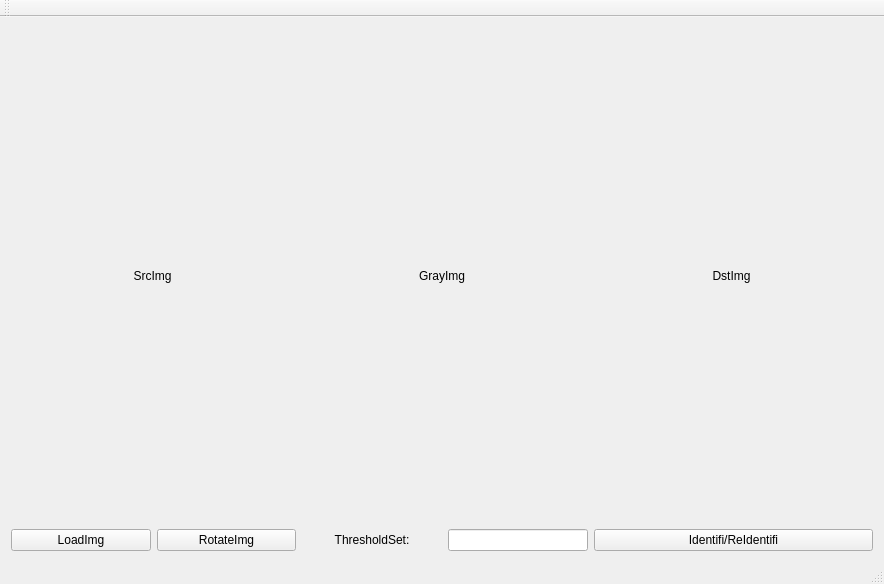
<?xml version="1.0" encoding="UTF-8"?>
<ui version="4.0">
 <class>LaserLine</class>
 <widget class="QMainWindow" name="LaserLine">
  <property name="geometry">
   <rect>
    <x>0</x>
    <y>0</y>
    <width>884</width>
    <height>584</height>
   </rect>
  </property>
  <property name="windowTitle">
   <string>LaserLine</string>
  </property>
  <widget class="QWidget" name="centralWidget">
   <layout class="QVBoxLayout" name="verticalLayout_2">
    <item>
     <layout class="QHBoxLayout" name="horizontalLayout" stretch="1,1,1">
      <item>
       <widget class="QLabel" name="label_SrcImg">
        <property name="text">
         <string>SrcImg</string>
        </property>
        <property name="alignment">
         <set>Qt::AlignCenter</set>
        </property>
       </widget>
      </item>
      <item>
       <widget class="QLabel" name="label_GrayImg">
        <property name="text">
         <string>GrayImg</string>
        </property>
        <property name="alignment">
         <set>Qt::AlignCenter</set>
        </property>
       </widget>
      </item>
      <item>
       <widget class="QLabel" name="label_DstImg">
        <property name="text">
         <string>DstImg</string>
        </property>
        <property name="alignment">
         <set>Qt::AlignCenter</set>
        </property>
       </widget>
      </item>
     </layout>
    </item>
    <item>
     <layout class="QHBoxLayout" name="horizontalLayout_2" stretch="1,1,1,1,2">
      <item>
       <widget class="QPushButton" name="pushButton_LoadImg">
        <property name="text">
         <string>LoadImg</string>
        </property>
       </widget>
      </item>
      <item>
       <widget class="QPushButton" name="pushButton_RotateImg">
        <property name="text">
         <string>RotateImg</string>
        </property>
       </widget>
      </item>
      <item>
       <widget class="QLabel" name="label_ThresholdSet">
        <property name="text">
         <string>ThresholdSet:</string>
        </property>
        <property name="alignment">
         <set>Qt::AlignCenter</set>
        </property>
       </widget>
      </item>
      <item>
       <widget class="QLineEdit" name="lineEdit_ThresholdValue"/>
      </item>
      <item>
       <widget class="QPushButton" name="pushButton_ReIdentifi">
        <property name="text">
         <string>Identifi/ReIdentifi</string>
        </property>
       </widget>
      </item>
     </layout>
    </item>
   </layout>
  </widget>
  <widget class="QMenuBar" name="menuBar">
   <property name="geometry">
    <rect>
     <x>0</x>
     <y>0</y>
     <width>884</width>
     <height>23</height>
    </rect>
   </property>
  </widget>
  <widget class="QToolBar" name="mainToolBar">
   <attribute name="toolBarArea">
    <enum>TopToolBarArea</enum>
   </attribute>
   <attribute name="toolBarBreak">
    <bool>false</bool>
   </attribute>
  </widget>
  <widget class="QStatusBar" name="statusBar"/>
 </widget>
 <layoutdefault spacing="6" margin="11"/>
 <resources>
  <include location="LaserLine.qrc"/>
 </resources>
 <connections/>
</ui>
